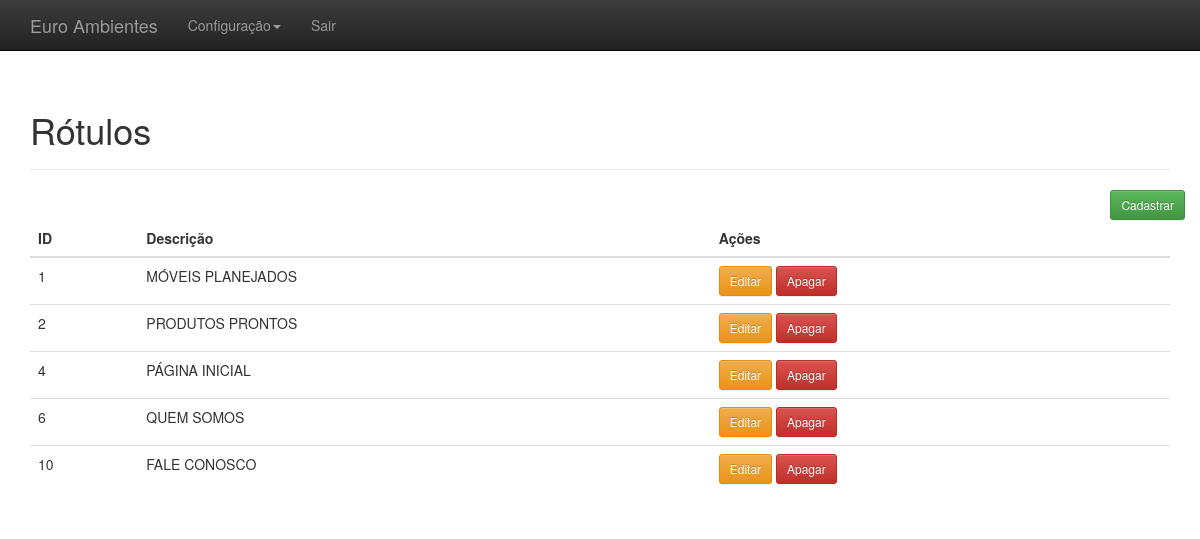
Page /adm/administrativo.php?link=9 (signed in) on the committed database.
### tables this page shows
CREATE TABLE `rotulo` (
  `id` int(11) NOT NULL,
  `descricao` varchar(520) NOT NULL,
  `created` datetime NOT NULL,
  `modifield` datetime DEFAULT NULL
);

### adm/listar_rotulo.php (the view, shortened to what this page needs)
<?php
$resultado = mysqli_query ( $conectar, "SELECT * FROM rotulo" );
?>
<div class="container theme-showcase" role="main">
	<div class="page-header">
		<h1>Rótulos</h1>
	</div>
	<div class="row">
		<div class="pull-right">
			<a href="administrativo.php?link=7">
				<button type='button' class='btn btn-sm btn-success'>Cadastrar</button>
			</a>
		</div>
	</div>
	<div class="row">
		<div class="col-md-12">
			<table class="table">
				<thead>
					<tr>
						<th>ID</th>
						<th>Descrição</th>
						<th>Ações</th>
					</tr>
				</thead>
				<tbody>
					<?php
					while ( $linhas = mysqli_fetch_array ( $resultado ) ) {
						echo "<tr>";
						echo "<td>" . $linhas ['id'] . "</td>";
						echo "<td>" . $linhas ['descricao'] . "</td>";
						?>
							<td>
						<a href='administrativo.php?link=8&id=<?php echo $linhas['id']?>'><button
								type='button' class='btn btn-sm btn-warning'>Editar</button></a>
						<a
						href='processa/proc_apagar_rotulo.php?id=<?php echo $linhas['id']?>'><button
								type='button' class='btn btn-sm btn-danger'>Apagar</button></a>
					</td>
							<?php
						echo "</tr>";
					}
					?>
					</tbody>
			</table>
		</div>
	</div>
</div>

### adm/css/theme.css (style rules this page uses)
body { padding-top: 70px; padding-bottom: 30px; }

### rows in the picture
rotulo: id "1", descricao "MÓVEIS PLANEJADOS"
rotulo: id "2", descricao "PRODUTOS PRONTOS"
rotulo: id "4", descricao "PÁGINA INICIAL"
rotulo: id "6", descricao "QUEM SOMOS"
rotulo: id "10", descricao "FALE CONOSCO"
